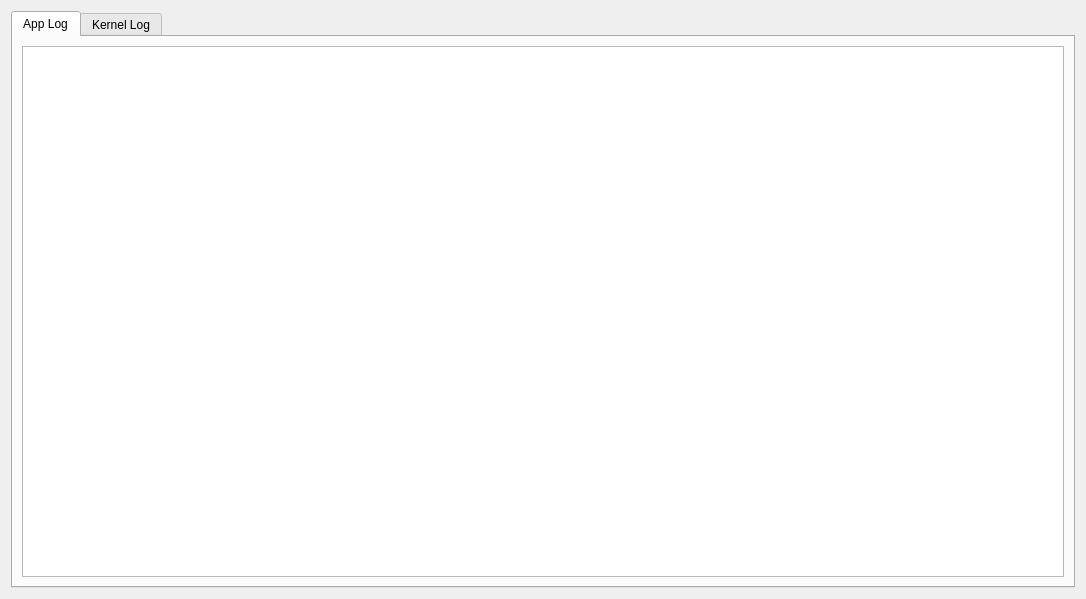
<?xml version="1.0" encoding="UTF-8"?>
<ui version="4.0">
 <class>LogViewer</class>
 <widget class="QWidget" name="LogViewer">
  <property name="geometry">
   <rect>
    <x>0</x>
    <y>0</y>
    <width>1086</width>
    <height>599</height>
   </rect>
  </property>
  <property name="windowTitle">
   <string>Form</string>
  </property>
  <layout class="QVBoxLayout" name="verticalLayout_3">
   <item>
    <widget class="QTabWidget" name="tabWidget">
     <property name="currentIndex">
      <number>0</number>
     </property>
     <widget class="QWidget" name="tab">
      <attribute name="title">
       <string>App Log</string>
      </attribute>
      <layout class="QVBoxLayout" name="verticalLayout_2">
       <item>
        <widget class="QPlainTextEdit" name="appLog"/>
       </item>
      </layout>
     </widget>
     <widget class="QWidget" name="tab_2">
      <attribute name="title">
       <string>Kernel Log</string>
      </attribute>
      <layout class="QVBoxLayout" name="verticalLayout">
       <item>
        <widget class="QPlainTextEdit" name="kernelLog"/>
       </item>
      </layout>
     </widget>
    </widget>
   </item>
  </layout>
 </widget>
 <resources/>
 <connections/>
</ui>
